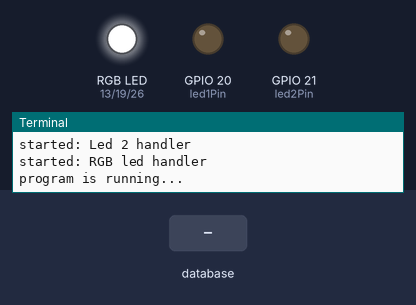
Recording of a program running on a simulated Raspberry Pi (BCM pin numbers). Parts: an RGB LED mixed from three pins (HIGH = lit), output pins drawn as LEDs (lit = HIGH), the last lines printed to the terminal. The test bench sets the inputs (shaded band). Each call to the cloud database takes 0.3 s, and an entry nobody has set reads as its off value or as empty; threads take turns every 2 ms.

Above: at 1.2 s.
1.3 s: database entry "LED1" set to "True"
At 3.8 s:
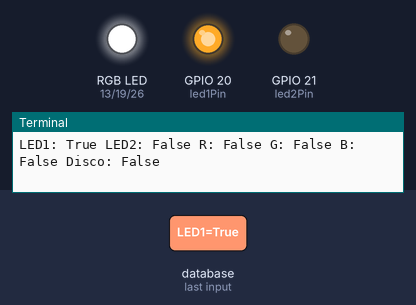
4.3 s: database entry "Disco" set to "True"
At 7.2 s:
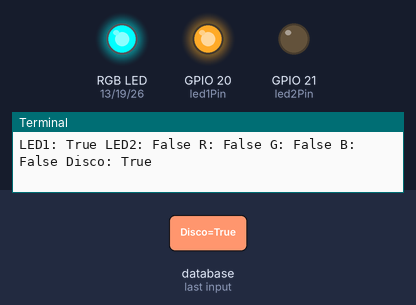
7.3 s: database entry "LED2" set to "True"
At 9.3 s:
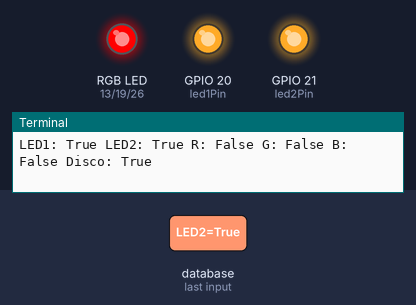
10.3 s: database entry "LED1" set to "False"
At 12.8 s:
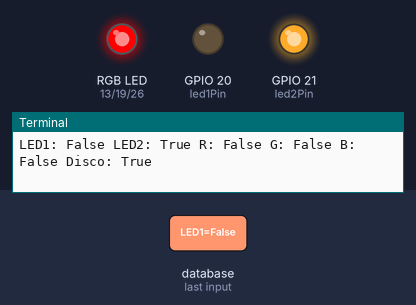
13.3 s: database entry "Disco" set to "False"
At 15.1 s:
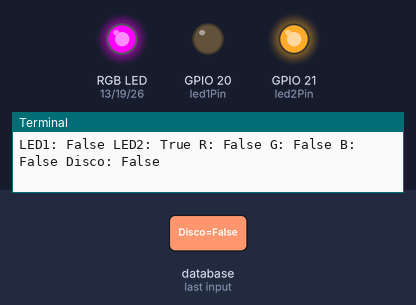
16.3 s: database entry "LED2" set to "False"
At 19.1 s:
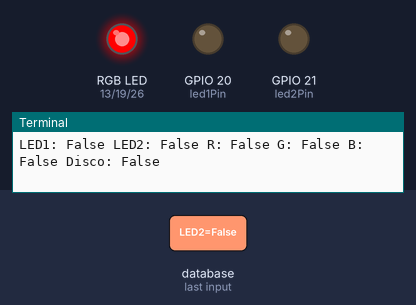
Timing chart, 0 to 20.3 s (numbered marks = the images above; inputs shaded):
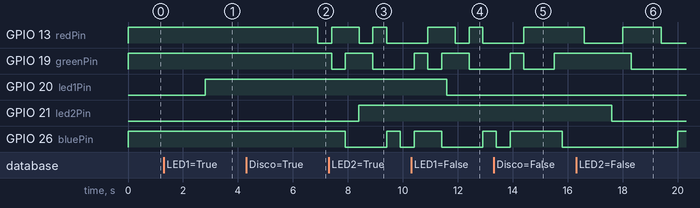

The program:

LED_Set.py
```python
import RPi.GPIO as GPIO
import time
import threading

from pynput import keyboard
from firebase import firebase

LED_url = "https://homeautomationapp-42e27.firebaseio.com/RaspberryPi/LED"
rgbLED_url = "https://homeautomationapp-42e27.firebaseio.com/RaspberryPi/LED/rgbLED"
firebase = firebase.FirebaseApplication(LED_url)

led1Pin = 20
led2Pin = 21
redPin   = 13
greenPin = 19
bluePin  = 26

#global led values
led1Value = 0
led2Value = 0
redValue = 0
greenValue = 0
blueValue = 0
discoValue = 0

#thread stop flag
threadStop = False

#setup leds
GPIO.setmode(GPIO.BCM)
GPIO.setwarnings(False)

GPIO.setup(led1Pin,GPIO.OUT)
GPIO.setup(led2Pin,GPIO.OUT)
GPIO.setup(redPin,GPIO.OUT)
GPIO.setup(greenPin,GPIO.OUT)
GPIO.setup(bluePin,GPIO.OUT)

#reset LEDs
GPIO.output(led1Pin,GPIO.LOW)
GPIO.output(led2Pin,GPIO.LOW)
#for RGB we reset the leds with HIGH value
GPIO.output(redPin,GPIO.HIGH)
GPIO.output(greenPin,GPIO.HIGH)
GPIO.output(bluePin,GPIO.HIGH)

def resetRGBValues():
    firebase.put(rgbLED_url, 'StartRed', 0)
    firebase.put(rgbLED_url, 'StartGreen', 0)
    firebase.put(rgbLED_url, 'StartBlue', 0)

#Function for turning on/off normal LED
def turnOnNormal(pin):
    if(pin == led1Pin):
        firebase.put(LED_url, 'StartNormal1', 1)
        time.sleep(0.1)
        GPIO.output(pin,GPIO.HIGH)
    if(pin == led2Pin):
        firebase.put(LED_url, 'StartNormal2', 1)
        time.sleep(0.1)
        GPIO.output(pin,GPIO.HIGH)

def turnOffNormal(pin):
    if(pin == led1Pin):
        firebase.put(LED_url, 'StartNormal1', 0)
        time.sleep(0.1)
        GPIO.output(pin,GPIO.LOW)
    if(pin == led2Pin):
        firebase.put(LED_url, 'StartNormal2', 0)
        time.sleep(0.1)
        GPIO.output(pin,GPIO.LOW)


def turnOn(pin):
    if(pin == redPin):
        if(discoValue == 0):
            firebase.put(rgbLED_url, 'StartRed', 1)
        GPIO.output(pin,GPIO.LOW)
    if(pin == greenPin):
        if(discoValue == 0):
            firebase.put(rgbLED_url, 'StartGreen', 1)
        GPIO.output(pin,GPIO.LOW)
    if(pin == bluePin):
        if(discoValue == 0):
            firebase.put(rgbLED_url, 'StartBlue', 1)
        GPIO.output(pin,GPIO.LOW)

def turnOff(pin):
    if(pin == redPin):
        if(discoValue == 0):
            firebase.put(rgbLED_url, 'StartRed', 0)
        GPIO.output(pin,GPIO.HIGH)
    if(pin == greenPin):
        if(discoValue == 0):
            firebase.put(rgbLED_url, 'StartGreen', 0)
        GPIO.output(pin,GPIO.HIGH)
    if(pin == bluePin):
        if(discoValue == 0):
            firebase.put(rgbLED_url, 'StartBlue', 0)
        GPIO.output(pin,GPIO.HIGH)

def normalLedHandle(value, pin):
    if(value == 1):
        turnOnNormal(pin)
    elif(value == 0):
        turnOffNormal(pin)

def rgbHandle(red, green, blue):
    #Red
    if(red == 1 and green == 0 and blue == 0):
        turnOn(redPin)
        turnOff(greenPin)
        turnOff(bluePin)
    #Green
    if(red == 0 and green == 1 and blue == 0):
        turnOff(redPin)
        turnOn(greenPin)
        turnOff(bluePin)
    #Blue
    if(red == 0 and green == 0 and blue == 1):
        turnOff(redPin)
        turnOff(greenPin)
        turnOn(bluePin)
    #Magenta
    if(red == 1 and green == 0 and blue == 1):
        turnOn(redPin)
        turnOff(greenPin)
        turnOn(bluePin)
    #Cyan
    if(red == 0 and green == 1 and blue == 1):
        turnOff(redPin)
        turnOn(greenPin)
        turnOn(bluePin)
    #Yellow
    if(red == 1 and green == 1 and blue == 0):
        turnOn(redPin)
        turnOn(greenPin)
        turnOff(bluePin)
    #White
    if(red == 1 and green == 1 and blue == 1):
        turnOn(redPin)
        turnOn(greenPin)
        turnOn(bluePin)
    #Off
    if(red == 0 and green == 0 and blue == 0):
        turnOff(redPin)
        turnOff(greenPin)
        turnOff(bluePin)


def getValuesFromDb():
    global led1Value, led2Value, redValue, greenValue, blueValue, discoValue
    while(threadStop is False):
        led1Value = firebase.get(LED_url + '/LED1', '')
        led2Value = firebase.get(LED_url + '/LED2', '')
        redValue = firebase.get(rgbLED_url + '/Red', '')
        greenValue = firebase.get(rgbLED_url + '/Green', '')
        blueValue = firebase.get(rgbLED_url + '/Blue', '')
        discoValue = firebase.get(rgbLED_url + '/Disco', '')

        print("LED1: " + str(led1Value) + " LED2: " + str(led2Value) + " R: " + str(redValue) + " G: " + str(greenValue) + " B: " + str(blueValue) + " Disco: " + str(discoValue))
    print("getter thread stopped!")

def handleRGBLedValues():
    while(threadStop is False):
        discoVal = firebase.get(rgbLED_url + '/Disco', '')
        if(discoVal == 0):
            rgbHandle(redValue, greenValue, blueValue)
        elif(discoVal == 1):
            count = 1
            resetRGBValues()
            firebase.put(rgbLED_url, 'StartLed', 1)
            time.sleep(0.6)
            while(count <= 3):
                discoMode()
                count += 1
            firebase.put(rgbLED_url, 'StartLed', 0)
            firebase.put(rgbLED_url, 'Disco', 0)

    print("rgb handler stopped!")

def handleNormalLed1():
    while(threadStop is False):
        normalLedHandle(led1Value, led1Pin)
    print("led 1 handler stopped!")
def handleNormalLed2():
    while(threadStop is False):
        normalLedHandle(led2Value, led2Pin)
    print("led 2 handler stopped!")

def discoMode():
    #turn red on
    turnOn(redPin)
    turnOff(greenPin)
    turnOff(bluePin)
    time.sleep(0.5)

    #turn green on
    turnOff(redPin)
    turnOn(greenPin)
    turnOff(bluePin)
    time.sleep(0.5)

    #turn blue on
    turnOff(redPin)
    turnOff(greenPin)
    turnOn(bluePin)
    time.sleep(0.5)

    #turn magenta on
    turnOn(redPin)
    turnOff(greenPin)
    turnOn(bluePin)
    time.sleep(0.5)

    #turn cyan on
    turnOff(redPin)
    turnOn(greenPin)
    turnOn(bluePin)
    time.sleep(0.5)

    #turn yellow on
    turnOn(redPin)
    turnOn(greenPin)
    turnOff(bluePin)
    time.sleep(0.5)

    #turn white on
    turnOn(redPin)
    turnOn(greenPin)
    turnOn(bluePin)
    time.sleep(0.5)

try:
    t1 = threading.Thread(target = getValuesFromDb, name = 'Values getter')
    t2 = threading.Thread(target = handleNormalLed1, name = 'Led 1 handler')
    t3 = threading.Thread(target = handleNormalLed2, name = 'Led 2 handler')
    t4 = threading.Thread(target = handleRGBLedValues, name = 'RGB led handler')
    t1.start()
    t2.start()
    t3.start()
    t4.start()

    print("started: " + t1.getName())
    print("started: " + t2.getName())
    print("started: " + t3.getName())
    print("started: " + t4.getName())

    print("program is running...")

    while True: time.sleep(100)
except (KeyboardInterrupt, SystemExit):
    resetRGBValues()
    global threadStop
    threadStop = True
    print("exiting program!")
    GPIO.output(led1Pin,GPIO.LOW)
    GPIO.output(led2Pin,GPIO.LOW)
    GPIO.output(redPin,GPIO.HIGH)
    GPIO.output(greenPin,GPIO.HIGH)
    GPIO.output(bluePin,GPIO.HIGH)


    
```

Measured:
- after the input at 1.3 s, GPIO 20 (led1Pin): LOW → HIGH after 1.5 s
- after the input at 4.3 s, GPIO 13 (redPin): HIGH → LOW after 2.6 s
- after the input at 7.3 s, GPIO 21 (led2Pin): LOW → HIGH after 1.1 s
- after the input at 10.3 s, GPIO 20 (led1Pin): HIGH → LOW after 1.3 s
- after the input at 13.3 s, GPIO 13 (redPin): goes on until 14.4 s, then stays HIGH
- after the input at 16.3 s, GPIO 21 (led2Pin): HIGH → LOW after 1.3 s
